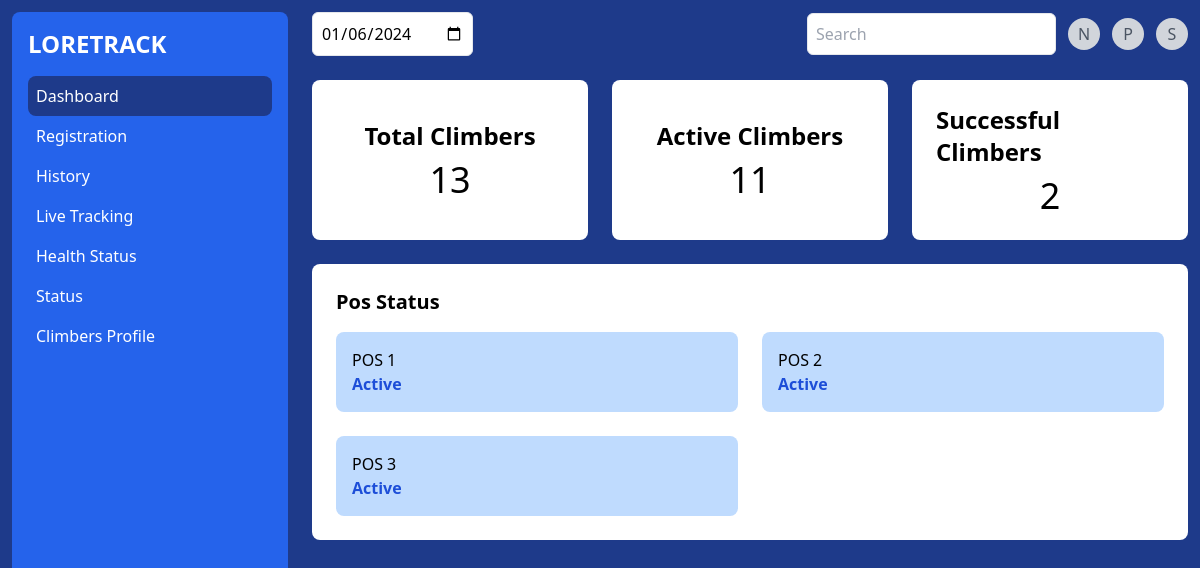
Page /dashboard.php on the committed database.
### tables this page shows
CREATE TABLE `pos` (
  `pos_id` int(11) NOT NULL,
  `lora_noseries` varchar(20) DEFAULT NULL,
  `pos_name` varchar(255) DEFAULT NULL,
  `status` varchar(10) NOT NULL,
  `time` time DEFAULT NULL,
  `date` date DEFAULT NULL
);

### dashboard.php (the view, shortened to what this page needs)
<?php
include 'config.php';
$posStatus = [];
try {
    $stmt = $pdo->query("SELECT pos_name, status FROM pos");
    $posStatus = $stmt->fetchAll();
} catch (Exception $e) {
    error_log($e->getMessage());
}
$totalClimbers = 0;
$activeClimbers = 0;
$successfulClimbers = 0;
try {
    $totalClimbers = $pdo->query("SELECT COUNT(*) FROM profile")->fetchColumn();
} catch (PDOException $e) {
    die("Error fetching total climbers: " . $e->getMessage());
}
try {
    $activeClimbers = $pdo->query("SELECT COUNT(*) FROM notification WHERE status != 'Success'")->fetchColumn();
} catch (PDOException $e) {
    die("Error fetching active climbers: " . $e->getMessage());
}
try {
    $successfulClimbers = $pdo->query("SELECT COUNT(*) FROM notification WHERE status = 'Success'")->fetchColumn();
} catch (PDOException $e) {
    die("Error fetching successful climbers: " . $e->getMessage());
}
$dateSelected = date('Y-m-d');
?>
<!DOCTYPE html>
<html lang="en">
<head>
    <link href="https://cdn.jsdelivr.net/npm/tailwindcss@2.2.19/dist/tailwind.min.css" rel="stylesheet">
</head>
<body class="bg-blue-900 p-3">
    <div class="grid grid-cols-4 gap-6">
        <div class="bg-blue-600 text-white p-4 rounded-lg h-screen">
            <h1 class="text-2xl font-bold mb-4">LORETRACK</h1>
            <nav>
                <a href="dashboard.php" class="block py-2 px-2 bg-blue-900 hover:bg-blue-700 rounded-lg">Dashboard</a>
                <a href="regis.php" class="block py-2 px-2 hover:bg-blue-700 rounded-lg">Registration</a>
                <a href="history.php" class="block py-2 px-2 hover:bg-blue-700 rounded-lg">History</a>
                <a href="live-tracking.php" class="block py-2 px-2 hover:bg-blue-700 rounded-lg">Live Tracking</a>
                <a href="health-status.php" class="block py-2 px-2 hover:bg-blue-700 rounded-lg">Health Status</a>
                <a href="notification.php" class="block py-2 px-2 hover:bg-blue-700 rounded-lg">Status</a>
                <a href="profile.php" class="block py-2 px-2 hover:bg-blue-700 rounded-lg">Climbers Profile</a>
            </nav>
        </div>
        <div class="col-span-3 space-y-6">
            <div class="flex justify-between items-center">
            <form action="" method="post">
            <input type="date" name="selectedDate" value="<?= $dateSelected ?>" class="p-2 border rounded-md" onchange="this.form.submit()">
            </form>
                <div class="flex items-center">
                    <input type="search" placeholder="Search" class="p-2 border rounded-md">
                    <a href="notification.php" class="ml-3 bg-gray-300 rounded-full h-8 w-8 flex items-center justify-center text-gray-600">N</a>
                    <div class="ml-3 relative">
                        <div class="bg-gray-300 rounded-full h-8 w-8 flex items-center justify-center text-gray-600 cursor-pointer profile-icon">P</div>
                    </div>
                    <a href="#settings" class="ml-3 bg-gray-300 rounded-full h-8 w-8 flex items-center justify-center text-gray-600">S</a>
                </div>
            </div>
            <div class="grid grid-cols-3 gap-6">
                <div class="bg-white p-6 rounded-lg flex flex-col items-center justify-center">
                    <h2 class="text-2xl font-semibold">Total Climbers</h2>
                    <span class="text-4xl mt-2"><?= $totalClimbers ?></span>
                </div>
                <div class="bg-white p-6 rounded-lg flex flex-col items-center justify-center">
                    <h2 class="text-2xl font-semibold">Active Climbers</h2>
                    <span class="text-4xl mt-2"><?= $activeClimbers ?></span>
                </div>
                <div class="bg-white p-6 rounded-lg flex flex-col items-center justify-center">
                    <h2 class="text-2xl font-semibold">Successful Climbers</h2>
                    <span class="text-4xl mt-2"><?= $successfulClimbers ?></span>
                </div>
            </div>
            <div class="bg-white p-6 rounded-lg">
                <h2 class="text-xl font-semibold mb-4">Pos Status</h2>
                <div class="grid grid-cols-2 gap-6">
                    <?php foreach ($posStatus as $pos): ?>
                        <div class="bg-<?= ($pos['status'] == 'Active') ? 'blue' : (($pos['status'] == 'Error') ? 'red' : 'gray') ?>-200 p-4 rounded-lg">
                            <?= htmlspecialchars($pos['pos_name']) ?><br>
                            <span class="font-semibold text-<?= ($pos['status'] == 'Active') ? 'blue' : (($pos['status'] == 'Error') ? 'red' : 'gray') ?>-700">
                                <?= htmlspecialchars($pos['status']) ?>
                            </span>
                        </div>
                    <?php endforeach; ?>
                </div>
            </div>
        </div>
    </div>
</body>
</html>

### rows in the picture
pos: pos_name "POS 1", status "Active"
pos: pos_name "POS 2", status "Active"
pos: pos_name "POS 3", status "Active"

### other values in the picture
$totalClimbers "13"
$activeClimbers "11"
$successfulClimbers "2"
